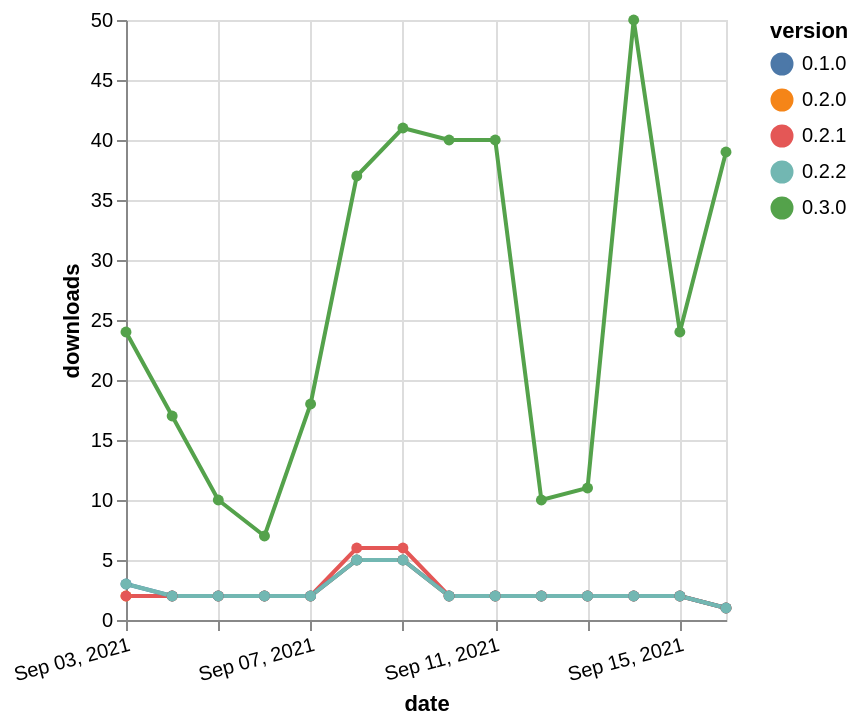

Specify this chart in Vega-Lite:
### Vega-Lite specification from a JSON file in a GitHub repository (floating-point values rounded to 4 significant figures)
{"$schema": "https://vega.github.io/schema/vega-lite/v5.json", "description": "A simple bar chart with embedded data.", "data": {"values": [{"date": "2021-09-03", "total": 4099, "delta": 2, "version": "0.2.0"}, {"date": "2021-09-04", "total": 4101, "delta": 2, "version": "0.2.0"}, {"date": "2021-09-05", "total": 4103, "delta": 2, "version": "0.2.0"}, {"date": "2021-09-06", "total": 4105, "delta": 2, "version": "0.2.0"}, {"date": "2021-09-07", "total": 4107, "delta": 2, "version": "0.2.0"}, {"date": "2021-09-08", "total": 4112, "delta": 5, "version": "0.2.0"}, {"date": "2021-09-09", "total": 4117, "delta": 5, "version": "0.2.0"}, {"date": "2021-09-10", "total": 4119, "delta": 2, "version": "0.2.0"}, {"date": "2021-09-11", "total": 4121, "delta": 2, "version": "0.2.0"}, {"date": "2021-09-12", "total": 4123, "delta": 2, "version": "0.2.0"}, {"date": "2021-09-13", "total": 4125, "delta": 2, "version": "0.2.0"}, {"date": "2021-09-14", "total": 4127, "delta": 2, "version": "0.2.0"}, {"date": "2021-09-15", "total": 4129, "delta": 2, "version": "0.2.0"}, {"date": "2021-09-16", "total": 4130, "delta": 1, "version": "0.2.0"}, {"date": "2021-09-03", "total": 11056, "delta": 2, "version": "0.2.1"}, {"date": "2021-09-04", "total": 11058, "delta": 2, "version": "0.2.1"}, {"date": "2021-09-05", "total": 11060, "delta": 2, "version": "0.2.1"}, {"date": "2021-09-06", "total": 11062, "delta": 2, "version": "0.2.1"}, {"date": "2021-09-07", "total": 11064, "delta": 2, "version": "0.2.1"}, {"date": "2021-09-08", "total": 11070, "delta": 6, "version": "0.2.1"}, {"date": "2021-09-09", "total": 11076, "delta": 6, "version": "0.2.1"}, {"date": "2021-09-10", "total": 11078, "delta": 2, "version": "0.2.1"}, {"date": "2021-09-11", "total": 11080, "delta": 2, "version": "0.2.1"}, {"date": "2021-09-12", "total": 11082, "delta": 2, "version": "0.2.1"}, {"date": "2021-09-13", "total": 11084, "delta": 2, "version": "0.2.1"}, {"date": "2021-09-14", "total": 11086, "delta": 2, "version": "0.2.1"}, {"date": "2021-09-15", "total": 11088, "delta": 2, "version": "0.2.1"}, {"date": "2021-09-16", "total": 11089, "delta": 1, "version": "0.2.1"}, {"date": "2021-09-03", "total": 43277, "delta": 24, "version": "0.3.0"}, {"date": "2021-09-04", "total": 43294, "delta": 17, "version": "0.3.0"}, {"date": "2021-09-05", "total": 43304, "delta": 10, "version": "0.3.0"}, {"date": "2021-09-06", "total": 43311, "delta": 7, "version": "0.3.0"}, {"date": "2021-09-07", "total": 43329, "delta": 18, "version": "0.3.0"}, {"date": "2021-09-08", "total": 43366, "delta": 37, "version": "0.3.0"}, {"date": "2021-09-09", "total": 43407, "delta": 41, "version": "0.3.0"}, {"date": "2021-09-10", "total": 43447, "delta": 40, "version": "0.3.0"}, {"date": "2021-09-11", "total": 43487, "delta": 40, "version": "0.3.0"}, {"date": "2021-09-12", "total": 43497, "delta": 10, "version": "0.3.0"}, {"date": "2021-09-13", "total": 43508, "delta": 11, "version": "0.3.0"}, {"date": "2021-09-14", "total": 43558, "delta": 50, "version": "0.3.0"}, {"date": "2021-09-15", "total": 43582, "delta": 24, "version": "0.3.0"}, {"date": "2021-09-16", "total": 43621, "delta": 39, "version": "0.3.0"}, {"date": "2021-09-03", "total": 3810, "delta": 3, "version": "0.1.0"}, {"date": "2021-09-04", "total": 3812, "delta": 2, "version": "0.1.0"}, {"date": "2021-09-05", "total": 3814, "delta": 2, "version": "0.1.0"}, {"date": "2021-09-06", "total": 3816, "delta": 2, "version": "0.1.0"}, {"date": "2021-09-07", "total": 3818, "delta": 2, "version": "0.1.0"}, {"date": "2021-09-08", "total": 3823, "delta": 5, "version": "0.1.0"}, {"date": "2021-09-09", "total": 3828, "delta": 5, "version": "0.1.0"}, {"date": "2021-09-10", "total": 3830, "delta": 2, "version": "0.1.0"}, {"date": "2021-09-11", "total": 3832, "delta": 2, "version": "0.1.0"}, {"date": "2021-09-12", "total": 3834, "delta": 2, "version": "0.1.0"}, {"date": "2021-09-13", "total": 3836, "delta": 2, "version": "0.1.0"}, {"date": "2021-09-14", "total": 3838, "delta": 2, "version": "0.1.0"}, {"date": "2021-09-15", "total": 3840, "delta": 2, "version": "0.1.0"}, {"date": "2021-09-16", "total": 3841, "delta": 1, "version": "0.1.0"}, {"date": "2021-09-03", "total": 6508, "delta": 3, "version": "0.2.2"}, {"date": "2021-09-04", "total": 6510, "delta": 2, "version": "0.2.2"}, {"date": "2021-09-05", "total": 6512, "delta": 2, "version": "0.2.2"}, {"date": "2021-09-06", "total": 6514, "delta": 2, "version": "0.2.2"}, {"date": "2021-09-07", "total": 6516, "delta": 2, "version": "0.2.2"}, {"date": "2021-09-08", "total": 6521, "delta": 5, "version": "0.2.2"}, {"date": "2021-09-09", "total": 6526, "delta": 5, "version": "0.2.2"}, {"date": "2021-09-10", "total": 6528, "delta": 2, "version": "0.2.2"}, {"date": "2021-09-11", "total": 6530, "delta": 2, "version": "0.2.2"}, {"date": "2021-09-12", "total": 6532, "delta": 2, "version": "0.2.2"}, {"date": "2021-09-13", "total": 6534, "delta": 2, "version": "0.2.2"}, {"date": "2021-09-14", "total": 6536, "delta": 2, "version": "0.2.2"}, {"date": "2021-09-15", "total": 6538, "delta": 2, "version": "0.2.2"}, {"date": "2021-09-16", "total": 6539, "delta": 1, "version": "0.2.2"}]}, "width": "container", "mark": {"type": "line", "point": {"filled": true}}, "encoding": {"x": {"field": "date", "type": "temporal", "timeUnit": "yearmonthdate", "title": "date", "axis": {"labelAngle": -15}}, "y": {"field": "delta", "type": "quantitative", "title": "downloads"}, "color": {"field": "version", "type": "nominal"}, "tooltip": {"field": "delta"}}}
